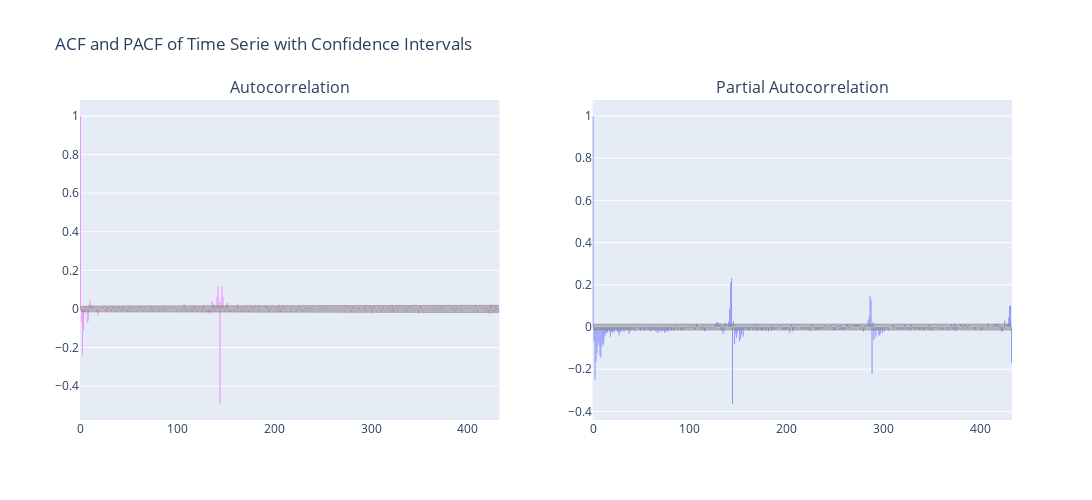

The notebook cell this image was saved under:
### Code cell
diffed_series_2 = diffed_series_1.diff(periods=144)

diffed_series_2.dropna(inplace=True)

# Generate ACF and PACF values with confidence intervals
acf_values, confint_acf = sm.tsa.acf(diffed_series_2, nlags=432, alpha=0.05)  # 95% confidence interval
pacf_values, confint_pacf = sm.tsa.pacf(diffed_series_2, nlags=432, alpha=0.05)

# Calculate lower and upper bounds for ACF and PACF
lower_acf = confint_acf[:, 0] - acf_values
upper_acf = confint_acf[:, 1] - acf_values

lower_pacf = confint_pacf[:, 0] - pacf_values
upper_pacf = confint_pacf[:, 1] - pacf_values

# Create subplots
fig = sp.make_subplots(rows=1, cols=2, subplot_titles=("Autocorrelation", "Partial Autocorrelation"))

# Plot ACF with confidence intervals
fig.add_trace(go.Bar(x=np.arange(len(acf_values)), y=acf_values, marker_color="fuchsia", name="ACF"), row=1, col=1)

fig.add_trace(go.Scatter(
    x=np.arange(len(acf_values)),
    y=lower_acf,
    mode='lines',
    line=dict(color='gray', width=0.5),
    name="Lower CI",
    showlegend=False
), row=1, col=1)

fig.add_trace(go.Scatter(
    x=np.arange(len(acf_values)),
    y=upper_acf,
    mode='lines',
    fill='tonexty',  # Fill area between the lower and upper bounds
    line=dict(color='gray', width=0.5),
    name="Upper CI",
    showlegend=False
), row=1, col=1)

# Plot PACF with confidence intervals
fig.add_trace(go.Bar(x=np.arange(len(pacf_values)), y=pacf_values, marker_color="blue", name="PACF"), row=1, col=2)

fig.add_trace(go.Scatter(
    x=np.arange(len(pacf_values)),
    y=lower_pacf,
    mode='lines',
    line=dict(color='gray', width=0.5),
    name="Lower CI",
    showlegend=False
), row=1, col=2)

fig.add_trace(go.Scatter(
    x=np.arange(len(pacf_values)),
    y=upper_pacf,
    mode='lines',
    fill='tonexty',
    line=dict(color='gray', width=0.5),
    name="Upper CI",
    showlegend=False
), row=1, col=2)

# Update layout
fig.update_layout(title_text="ACF and PACF of Time Serie with Confidence Intervals", showlegend=False, height=500, width=1500)

# Show plot
fig.show()

### Figure 1 — Plotly figure (JSON) as saved in the notebook; plotly's stock layout.template omitted (floating-point values rounded to 4 significant figures; data arrays with more than 128 entries replaced by an {"elided": "..."} marker saying what was removed)
{"data": [{"marker": {"color": "fuchsia"}, "name": "ACF", "type": "bar", "x": {"elided": "433 int values"}, "xaxis": "x", "y": {"elided": "433 float values"}, "yaxis": "y"}, {"line": {"color": "gray", "width": 0.5}, "mode": "lines", "name": "Lower CI", "showlegend": false, "type": "scatter", "x": {"elided": "433 int values"}, "xaxis": "x", "y": {"elided": "433 float values"}, "yaxis": "y"}, {"fill": "tonexty", "line": {"color": "gray", "width": 0.5}, "mode": "lines", "name": "Upper CI", "showlegend": false, "type": "scatter", "x": {"elided": "433 int values"}, "xaxis": "x", "y": {"elided": "433 float values"}, "yaxis": "y"}, {"marker": {"color": "blue"}, "name": "PACF", "type": "bar", "x": {"elided": "433 int values"}, "xaxis": "x2", "y": {"elided": "433 float values"}, "yaxis": "y2"}, {"line": {"color": "gray", "width": 0.5}, "mode": "lines", "name": "Lower CI", "showlegend": false, "type": "scatter", "x": {"elided": "433 int values"}, "xaxis": "x2", "y": {"elided": "433 float values"}, "yaxis": "y2"}, {"fill": "tonexty", "line": {"color": "gray", "width": 0.5}, "mode": "lines", "name": "Upper CI", "showlegend": false, "type": "scatter", "x": {"elided": "433 int values"}, "xaxis": "x2", "y": {"elided": "433 float values"}, "yaxis": "y2"}], "layout": {"annotations": [{"font": {"size": 16}, "showarrow": false, "text": "Autocorrelation", "x": 0.225, "xanchor": "center", "xref": "paper", "y": 1, "yanchor": "bottom", "yref": "paper"}, {"font": {"size": 16}, "showarrow": false, "text": "Partial Autocorrelation", "x": 0.775, "xanchor": "center", "xref": "paper", "y": 1, "yanchor": "bottom", "yref": "paper"}], "height": 500, "showlegend": false, "title": {"text": "ACF and PACF of Time Serie with Confidence Intervals"}, "width": 1500, "xaxis": {"anchor": "y", "domain": [0, 0.45]}, "xaxis2": {"anchor": "y2", "domain": [0.55, 1]}, "yaxis": {"anchor": "x", "domain": [0, 1]}, "yaxis2": {"anchor": "x2", "domain": [0, 1]}}}
